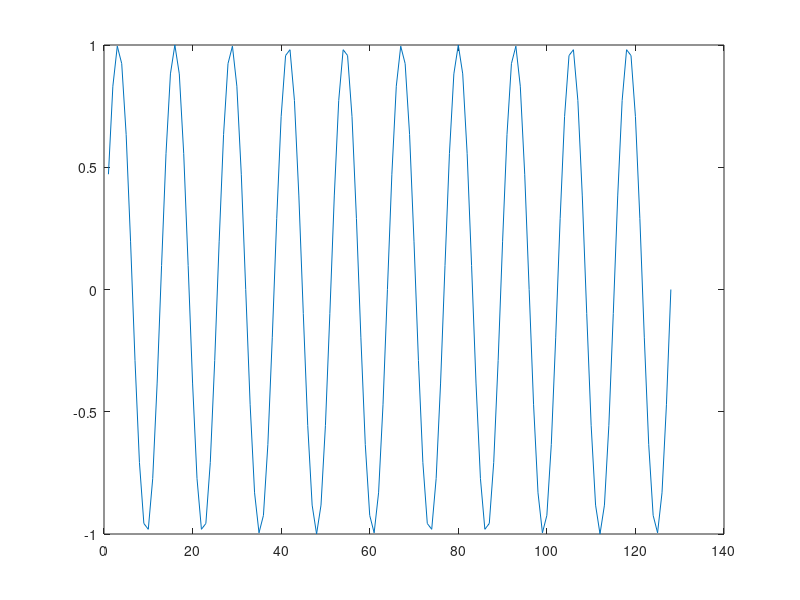

Source code (MATLAB): (Note: this script raises an error after producing the figure.)
%AUTHORS: Dennis and Brian
%DATE:  06.18.97
%
%PURPOSE:
%  Develop an example of a vernier displacement experiment.  The
%goal at the moment is to make two sets of stimuli.  In one case
%the subject is asked to make a vernier discrimination between
%the test/central strip and the flanks.  In the other case the
%subject is asked to make a contrast discrimination
% 
%

% Define the basic stimulus dimensions
%
nx = 128; ny = 128; nGray = 128;
mp = gray(nGray);


% Make the fixed part of the stimulus
%
flankFreq = 10;
flankWidth = 20;
centerWidth = flankWidth;

y = 1:ny;
flanksLeft = sin(2*pi*flankFreq*y/ny);
plot(flanksLeft)

% Widen it up by multiplying flanksLeft as a column times a
% vector that is 1 row and flankWidth wide.
% 
flanksLeft = flanksLeft'*ones(1,flankWidth);
flanksRight = flanksLeft;

% Take a look at it.
% 
% colormap(mp);imagesc(flanksLeft); axis image

% Create space for the background image that will be fixed
% throughout the experiment.  What will change is the central
% region. 
backImage = zeros(nx,ny);

middleImage = nx/2;
leftStart = middleImage - 3/2*flankWidth;
rightStart = middleImage + 1/2*flankWidth;
backImage(1:ny,leftStart:(leftStart+flankWidth-1)) = flanksLeft;
backImage(1:ny,rightStart:(rightStart+flankWidth-1)) = flanksRight;

% 
% colormap(mp);imagesc(backImage); axis image

% Next, make a central strip that will be either displaced or
% whose contrast will be varied.
% 
colormap(mp);
for displacement = [0:.1:10]
  centerImage = sin(2*pi*flankFreq*(y+displacement)/ny);
  centerStart = middleImage - 0.5*flankWidth;
  centerImage = centerImage'*ones(1,flankWidth);

  testImage = zeros(size(backImage));
  testImage(1:ny,centerStart:(centerStart+flankWidth-1)) = centerImage;

  % Check the test image
  % 
  stimulus = scale(backImage + testImage,1,nGray);
  image(stimulus),axis image, pause(0.1)
  fprintf('Next stim %f\n',displacement)
end

